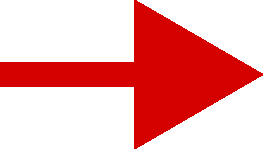
%> input picture src/.old/seta2.png, 263 x 149 px
$ octave Untitled4_imagemVeiculo.m   (GNU Octave 9; MATLAB toolbox functions it lacks are replaced by stand-ins)
%> lines starting %> are read from the running program, lines starting %| are printed output that depends on the picture
%%
clc,clear,close all

% Read in car image
setaFile = 'seta2.png';
[arrowImg,~, transparency] = imread(setaFile);
%> arrowImg is the input picture: size 149x263x3 uint8; mean R, G, B 240.9, 169.1, 169.1
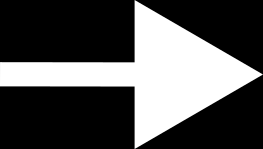
%> transparency: size 149x263 uint8; min 0, max 255, mean 83.5

% carImg = imagesc([10], [10], arrowImg, 'AlphaData', transparency);


% x = linspace(-7,7,50);
t = 0:0.01:10;

delta = pi/2;
a = 1
A = 50;
C = 50;
x = A*sin(a*t + delta) + C;

b = 1
B = 50;
D = 50;
y = B*sin(b*t) + D;

carX = x;
carY = y;

fig = figure(); hold on;
fig.Resize = 'off';
movegui(fig)
XYoffset = 5
ax = axes(fig,'XLim', [min(x)-XYoffset,max(x)+XYoffset], 'YLim', [min(y)-XYoffset,max(y)+XYoffset]);
hold(ax,'on')
traj = plot(carX, carY, '-b', 'LineWidth', 1);
drawnow()


r = 50;
xc = 50;
yc = 50;

% Step 4: Set up a time vector
t = linspace(0, 1, 100);
% Step 5: Calculate the arrow's position and heading angle
for i = 1:length(t)
    theta = 2*pi*t(i);  % Adjust this line for desired rotation speed

    % Calculate the arrow's position
    x = xc + r*cos(theta);
    y = yc + r*sin(theta);

    % Calculate the adjusted heading angle
%     adjustedArrow = imrotate(arrowImg, rad2deg(theta),'bilinear','loose');
    adjustedArrow = imrotate_white(arrowImg, rad2deg(theta));
    imwrite(adjustedArrow,'invisible.png','Alpha',1-double(all(adjustedArrow == 255, 3)))

%     carImg = imagesc(adjustedArrow,'AlphaData', transparency);
%     carImg = imagesc([x-1 x+1], [y-1 y+1], adjustedArrow, 'AlphaData', transparency);
    % Step 6: Update the plot
    imshow(imread('invisible.png'), 'XData', [x-1 x+1], 'YData', [y-1 y+1]);
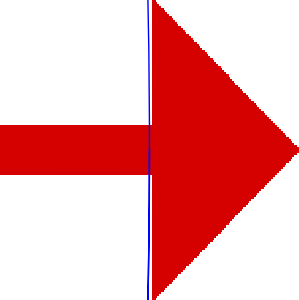
%> figure redrawn from the program's plot data; shown 149 times larger
% [4 lines of commented-out code are left out]
    drawnow()
%     pause(0.1);
end


function rotated_image = imrotate_white(image, rot_angle_degree)
    tform = affine2d([cosd(rot_angle_degree)    -sind(rot_angle_degree)     0; ...
                      sind(rot_angle_degree)     cosd(rot_angle_degree)     0; ...
                      0                          0                          1]);
      rotated_image = imwarp(image, tform, 'interp', 'cubic', 'fillvalues', 255);
end
